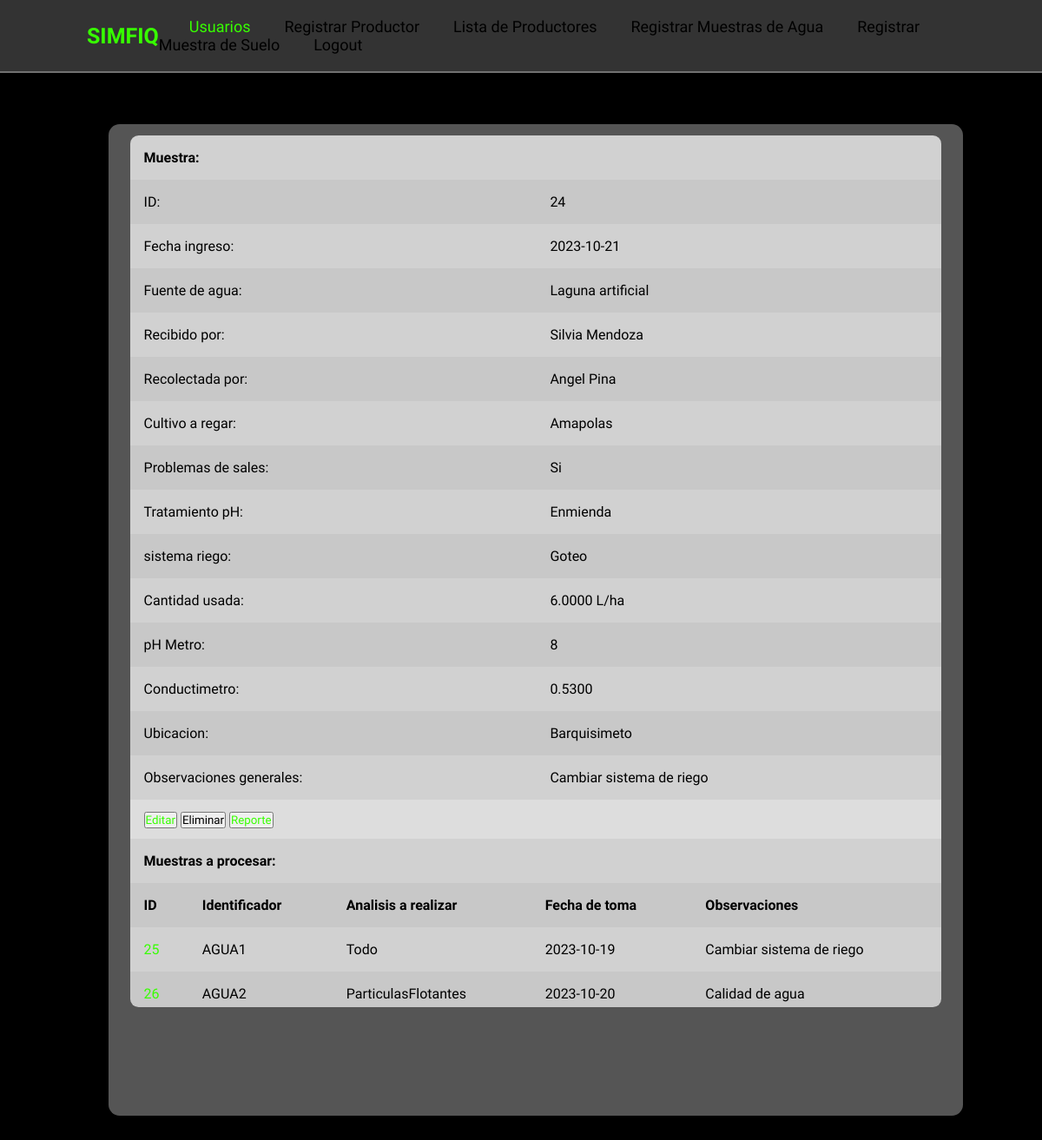
The page /verMuestrasAgua.php?buscar=24 (signed in) on the database its author committed.
### tables this page shows
CREATE TABLE `muestra_agua` (
  `ID_Muestra` int(11) NOT NULL,
  `ID_Productor` int(11) NOT NULL,
  `Fecha_Ingreso` date NOT NULL,
  `Fuente_Agua` varchar(25) NOT NULL,
  `Recibido_Por` varchar(30) NOT NULL,
  `Recolectada_Por` varchar(30) NOT NULL,
  `Cultivo_A_Regar` varchar(30) NOT NULL,
  `Problemas_De_Sales` varchar(10) NOT NULL,
  `Tratamiento_pH` varchar(35) NOT NULL,
  `Sistema_Riego` varchar(35) NOT NULL,
  `Cantidad_Usada` decimal(11,4) NOT NULL,
  `pH_Metro` float NOT NULL,
  `Conductimetro` decimal(11,4) NOT NULL,
  `Ubicacion` text NOT NULL,
  `Observaciones_Generales` text NOT NULL
);

CREATE TABLE `muestra_a_procesar` (
  `IDMuestra_A_Procesar` int(11) NOT NULL,
  `Tipo` varchar(6) NOT NULL,
  `Identificador` varchar(25) NOT NULL,
  `Analisis_A_Realizar` varchar(30) NOT NULL,
  `Fecha_De_Toma` date NOT NULL,
  `Observaciones` text NOT NULL
);

### php/clases/MuestraAgua.php (called while the page is built, shortened)
<?php
    class MuestraAgua{
        public function buscarMuestra($id){
            $peticion = conexion();
            $peticion = $peticion->prepare("SELECT * FROM `muestra_agua` WHERE `ID_Muestra` = '$id';");
            $peticion->execute();
            $array = $peticion->fetch();
            return $array;
        }
    }
?>

### php/clases/MAaProcesar.php (called while the page is built, shortened)
<?php
    class MAaProcesar{
        public function listarMuestrasAProcrsarAgua($id){
            $peticion = conexion();
            $peticion = $peticion->prepare("SELECT muestra_a_procesar.* FROM muestra_a_procesar INNER JOIN maguaxmap ON muestra_a_procesar.IDMuestra_A_Procesar = maguaxmap.IDMuestraAProcesar WHERE maguaxmap.IDMuestraAgua = ".$id." ORDER BY muestra_a_procesar.IDMuestra_A_Procesar ASC;");
            $peticion->execute();
            $array = $peticion->fetchAll();
            return $array;
        }
    }
?>

### verMuestrasAgua.php (the view, shortened to what this page needs)
<?php
    include "./inc/htmlOpen.php";
    if(isset($_SESSION['s_idRol']))
        if($_SESSION['s_idRol'] == 1){
            include "./inc/headerAndNavAdmin.php";
        }else{
            $rol = "Usuario";
            include "./inc/headerAndNav.php";
        }
    else
        header("./logout.php");
?>
<section class="container">
    <main class="table">
        <section class="table_body">
    <?php
    include "./php/clases/MuestraAgua.php";
    include "./php/clases/MAaProcesar.php";
    if (isset($_GET['buscar']) && is_numeric($_GET['buscar'])) {
        $muestras = new MuestraAgua;
        $muestrasAProcesar = new MAaProcesar;
        $muestras = $muestras->buscarMuestra($_GET['buscar']);
        if (!$muestras)
            echo "No se han encontrado muestras :(";
        else {
            echo '
                        <table id="resultado">
                            <tbody>
                                <tr>
                                    <th colspan="3">Muestra:</th>
                                </tr>
                                <tr>
                                    <td>ID:</td>
                                    <td id="idMuestra" colspan="2">' . $muestras['ID_Muestra'] . '</td>
                                </tr>
                                <tr>
                                    <td>Fecha ingreso:</td>
                                    <td id="fechaIngreso" colspan="2">' . $muestras['Fecha_Ingreso'] . '</td>
                                </tr>
                                <tr>
                                    <td>Fuente de agua:</td>
                                    <td id="fuenteAgua" colspan="2">' . $muestras['Fuente_Agua'] . '</td>
                                </tr>
                                <tr>
                                    <td>Recibido por:</td>
                                    <td id="recibidoPor" colspan="2">' . $muestras['Recibido_Por'] . '</td>
                                </tr>
                                <tr>
                                    <td>Recolectada por:</td>
                                    <td id="recolectadaPor" colspan="2">' . $muestras['Recolectada_Por'] . '</td>
                                </tr>
                                <tr>
                                    <td>Cultivo a regar:</td>
                                    <td id="cultivoARegar" colspan="2">' . $muestras['Cultivo_A_Regar'] . '</td>
                                </tr>
                                <tr>
                                    <td>Problemas de sales:</td>
                                    <td id="problemasDeSales" colspan="2">' . $muestras['Problemas_De_Sales'] . '</td>
                                </tr>
                                <tr>
                                    <td>Tratamiento pH:</td>
                                    <td id="tratamiento_pH" colspan="2">' . $muestras['Tratamiento_pH'] . '</td>
                                </tr>
                                <tr>
                                    <td>sistema riego:</td>
                                    <td id="sistemaRiego" colspan="2">' . $muestras['Sistema_Riego'] . '</td>
                                </tr>
                                <tr>
                                    <td>Cantidad usada:</td>
                                    <td id="cantidadUsada" colspan="2">' . $muestras['Cantidad_Usada'] . ' L/ha</td>
                                </tr>
                                <tr>
                                    <td>pH Metro:</td>
                                    <td id="pHMetro" colspan="2">' . $muestras['pH_Metro'] . '</td>
                                </tr>
                                <tr>
                                    <td>Conductimetro:</td>
                                    <td id="conductimetro" colspan="2">' . $muestras['Conductimetro'] . '</td>
                                </tr>
                                <tr>
                                    <td>Ubicacion:</td>
                                    <td id="ubicacion" colspan="2">' . $muestras['Ubicacion'] . '</td>
                                </tr>
                                <tr>
                                    <td>Observaciones generales:</td>
                                    <td id="observacionesGenerales" colspan="2">' . $muestras['Observaciones_Generales'] . '</td>
                                </tr>
                            </tbody>
                        </table>
                        <form action="./verProductor.php?buscar=' . $muestras['ID_Productor'] . '&idElim=' . $muestras['ID_Muestra'] . '" method="POST">
                        <button type="button" class="boton"><a href="./registrarMuestraAgua.php?id=' . $muestras['ID_Muestra'] . '">Editar</a></button>
                        <input type="submit" name="eliminarAgua" value="Eliminar" class="boton">
                        <button type="button" class="boton"><a href="reportemp.php?idMuestra=' . $muestras['ID_Muestra'] . '">Reporte</a></button>
                        </form>
                    ';
            $muestrasAProcesar = $muestrasAProcesar->listarMuestrasAProcrsarAgua($_GET['buscar']);
            if (!$muestrasAProcesar)
                echo "No se han encontrado muestras a procesar";
            else {
                echo '
                            <table id="resultado">
                                <tbody>
                                    <tr>
                                        <th colspan="6">Muestras a procesar:</th>
                                    </tr>
                                    <tr>
                                        <th>ID</th>
                                        <th>Identificador</th>
                                        <th>Analisis a realizar</th>
                                        <th>Fecha de toma</th>
                                        <th>Observaciones </th>
                                    </tr>
                        ';
                foreach ($muestrasAProcesar as $rowAP) {
                    echo '
                                <tr>
                                <td id="idMuestraAProcesar"><a href="./verMuestrasAProcesar.php?buscar='.$rowAP['IDMuestra_A_Procesar'].'">' . $rowAP['IDMuestra_A_Procesar'] . '</a></td>
                                    <td id="Identificador">' . $rowAP['Identificador'] . '</td>
                                    <td id="analisisARealizar">' . $rowAP['Analisis_A_Realizar'] . '</td>
                                    <td id="fechaDeToma">' . $rowAP['Fecha_De_Toma'] . '</td>
                                    <td id="observaciones">' . $rowAP['Observaciones'] . '</td>
                                </tr>
                            ';
                }
                echo '
                                </tbody>
                            </table>
                        ';
            }
        }
    } else
        echo "Cuanto vacio..."
            ?>
                </section>
      </main>
    </section>
<?php include "./inc/htmlClose.php"; ?>

### css/styles.css (style rules this page uses)
* { margin: 0; padding: 0; box-sizing: border-box; font-family: 'Oswald', sans-serif; }
body { background-color: #000; background-image: url(https://images.unsplash.com/photo-1433185000771-ec45c869c61b?ixlib=rb-4.0.3&ixid=M3wxMjA3fDB8MHxwaG90by1wYWdlfHx8fGVufDB8fHx8fA%3D%3D&auto=format&fit=crop&w=1074&q=80); background-size: cover; background-position: center; background-attachment: fixed; }
.container { min-height: 100vh; display: flex; justify-content: center; align-items: center; position: absolute; bottom: 15; left: 125px; top: 50; }
table { width: 100%; }
table, th, td { border-collapse: collapse; padding: 1rem; text-align: left; }
main.table { width: 82vw; height: 80vh; background-color: #fff5; backdrop-filter: blur(7px); box-shadow: 0.4rem .8rem #0005; border-radius: .8rem; overflow: hidden; }
main form { width: 100%; height: 10%; background-color: #fff4; padding: .8rem 1rem; }
.table_body { width: 95%; max-height: calc(89% - .8rem); background-color: #fffb; margin: .8rem auto; border-radius: .6rem; overflow: auto; }
tbody tr:nth-child(even) { background-color: #0000000b; }
a { margin: 25px 0; font-size: 1em; color: black; text-decoration: none; }
a:hover, a:nth-child(1) { color: #37ff00; }

### rows shown on the page
muestra_agua: ID_Muestra "24", Fecha_Ingreso "2023-10-21", Fuente_Agua "Laguna artificial", Recibido_Por "Silvia Mendoza", Recolectada_Por "Angel Pina", Cultivo_A_Regar "Amapolas", Problemas_De_Sales "Si", Tratamiento_pH "Enmienda", Sistema_Riego "Goteo", Cantidad_Usada "6.0000", pH_Metro "8", Conductimetro "0.5300", Ubicacion "Barquisimeto", Observaciones_Generales "Cambiar sistema de riego"
muestra_a_procesar: IDMuestra_A_Procesar "25", Identificador "AGUA1", Analisis_A_Realizar "Todo", Fecha_De_Toma "2023-10-19", Observaciones "Cambiar sistema de riego"
muestra_a_procesar: IDMuestra_A_Procesar "26", Identificador "AGUA2", Analisis_A_Realizar "ParticulasFlotantes", Fecha_De_Toma "2023-10-20", Observaciones "Calidad de agua"
